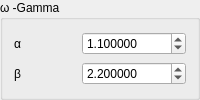
                       <widget class="QGroupBox" name="groupBox_34">
                        <property name="sizePolicy">
                         <sizepolicy hsizetype="Fixed" vsizetype="Fixed">
                          <horstretch>0</horstretch>
                          <verstretch>0</verstretch>
                         </sizepolicy>
                        </property>
                        <property name="toolTip">
                         <string>Specifies the gamma prior for dN/dS ratio ω.</string>
                        </property>
                        <property name="title">
                         <string>ω -Gamma</string>
                        </property>
                        <layout class="QGridLayout" name="gridLayout_72">
                         <item row="0" column="0">
                          <widget class="QLabel" name="label_134">
                           <property name="text">
                            <string>α</string>
                           </property>
                          </widget>
                         </item>
                         <item row="0" column="1">
                          <widget class="QDoubleSpinBox" name="doubleSpinBox_38">
                           <property name="decimals">
                            <number>6</number>
                           </property>
                           <property name="maximum">
                            <double>99999.999999000006937</double>
                           </property>
                           <property name="value">
                            <double>1.100000000000000</double>
                           </property>
                          </widget>
                         </item>
                         <item row="1" column="0">
                          <widget class="QLabel" name="label_135">
                           <property name="text">
                            <string>β</string>
                           </property>
                          </widget>
                         </item>
                         <item row="1" column="1">
                          <widget class="QDoubleSpinBox" name="doubleSpinBox_42">
                           <property name="decimals">
                            <number>6</number>
                           </property>
                           <property name="maximum">
                            <double>99999.999999000006937</double>
                           </property>
                           <property name="value">
                            <double>2.200000000000000</double>
                           </property>
                          </widget>
                         </item>
                        </layout>
                       </widget>
